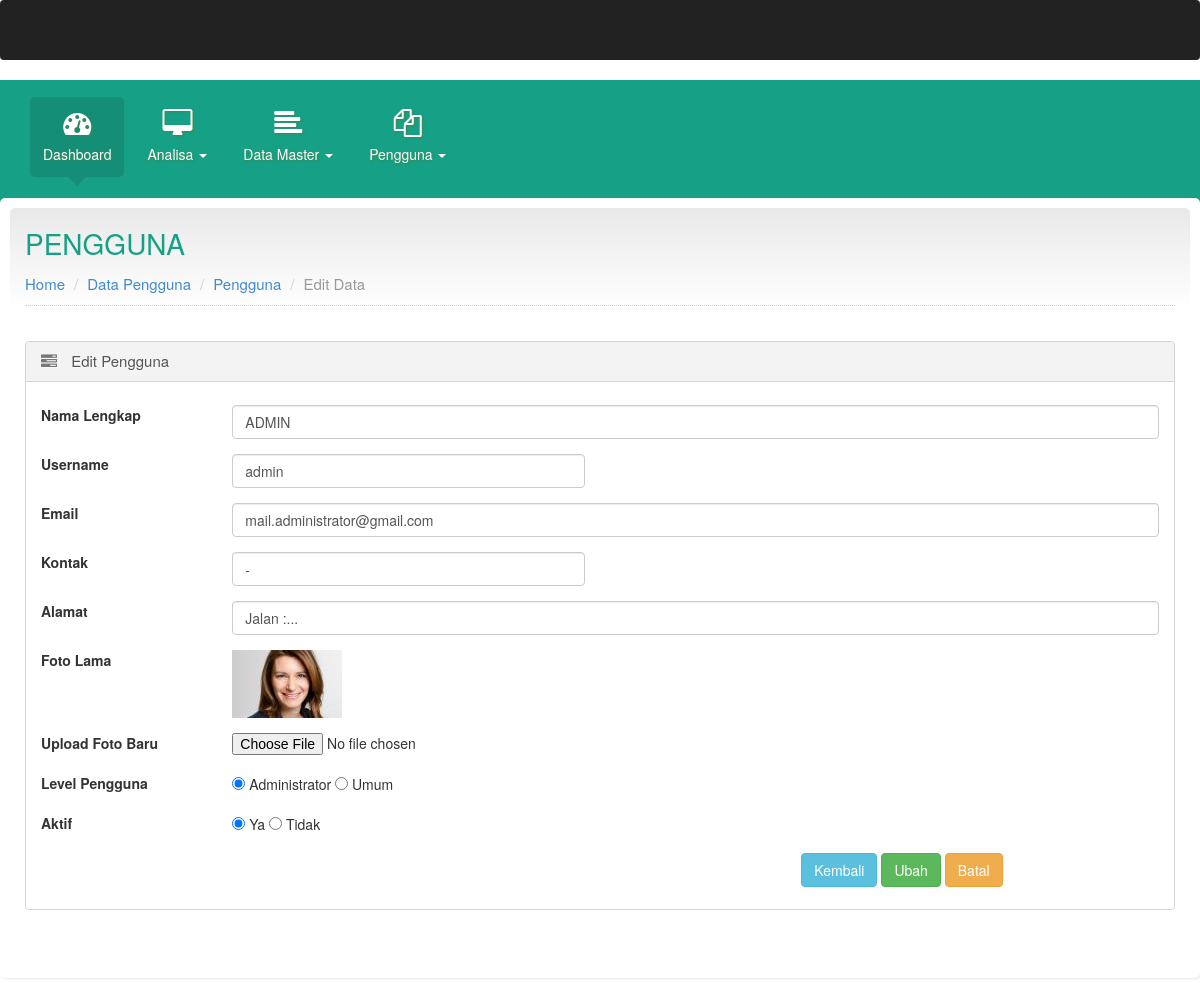
The page /frame.php?loadPage=pengguna&action=edit&id=1 (signed in) on the database its author committed.
### tables this page shows
CREATE TABLE `tpengguna` (
  `kdPengguna` bigint(20) NOT NULL,
  `username` varchar(100) NOT NULL,
  `password` varchar(50) NOT NULL,
  `nmLengkap` varchar(100) NOT NULL,
  `email` varchar(100) NOT NULL,
  `kontak` varchar(15) NOT NULL,
  `alamat` text NOT NULL,
  `foto` varchar(100) NOT NULL,
  `tglMasuk` date NOT NULL,
  `levelPengguna` varchar(100) NOT NULL,
  `aktif` char(1) NOT NULL
);

### data/pengguna/edit-data.php (the view, shortened to what this page needs)
 <?php
 $SQL=mysql_query("SELECT * FROM tpengguna WHERE kdPengguna='$_GET[id]'");
 $_data=mysql_fetch_array($SQL);
 echo"
 <div class='content-header'>
        <h2 class='content-header-title'>PENGGUNA</h2>
        <ol class='breadcrumb'>
          <li><a href='#'>Home</a></li>
          <li><a href='#'>Data Pengguna</a></li>
          <li><a href='?loadPage=pengguna'>Pengguna</a></li>
          <li class='active'>Edit Data</li>
        </ol>
      </div>
<div class='portlet'>
        <div class='portlet-header'>
          <h3>
            <i class='fa fa-tasks'></i>
          Edit Pengguna
          </h3>
        </div>
        <div class='portlet-content'>
          <form class='form-horizontal' role='form' method='post' action='$loadModule?loadPage=pengguna&action=ubahData' enctype='multipart/form-data'>
		  <input type='hidden' value='$_data[kdPengguna]' name='id'>
             <div class='form-group'>
              <label class='col-md-2'>Nama Lengkap</label>
              <div class='col-md-10'>
                <input type='text' class='form-control' placeholder='Nama Lengkap' name='txtNmLengkap' value='$_data[nmLengkap]'>
              </div>
            </div>
             <div class='form-group'>
              <label class='col-md-2'>Username</label>
              <div class='col-md-4'>
                <input type='text' class='form-control' placeholder='Username' name='txtUsername' value='$_data[username]'>
              </div>
            </div>
             <div class='form-group'>
              <label class='col-md-2'>Email</label>
              <div class='col-md-10'>
                <input type='email' class='form-control' placeholder='email@example.com' name='txtEmail' value='$_data[email]'>
              </div>
            </div>
             <div class='form-group'>
              <label class='col-md-2'>Kontak</label>
              <div class='col-md-4'>
                <input type='text' class='form-control' placeholder='08xx-xxxx-xxx' name='txtKontak' value='$_data[kontak]'>
              </div>
            </div>
             <div class='form-group'>
              <label class='col-md-2'>Alamat</label>
              <div class='col-md-10'>
                <input type='text' class='form-control' placeholder='Jl.Example' name='txtAlamat' value='$_data[alamat]'>
              </div>
            </div>
			<div class='form-group'>
              <label class='col-md-2'>Foto Lama</label>
              <div class='col-md-4'>";
			  if(isset($_data['foto'])){
				  echo"<img src='gambar/pengguna_img/small/small_$_data[foto]'>";
				  }else{
					  echo"Tidak Ada Gambar";
				  }
				  echo"
              </div>
            </div>
			<div class='form-group'>
              <label class='col-md-2'>Upload Foto Baru</label>
              <div class='col-md-4'>
                <input type='file' name='upPhoto'>
              </div>
            </div>
             <div class='form-group'>
              <label class='col-md-2'>Level Pengguna</label>
              <div class='col-md-4'>";
			  if($_data['levelPengguna']=="Administrator"){
				  echo"
				   <input type='radio' value='Administrator' name='rbLevel' checked>
                Administrator
                <input type='radio' value='Umum' name='rbLevel'>
                Umum
				  ";
				}
                echo"
              </div>
            </div>
               <div class='form-group'>
              <label class='col-md-2'>Aktif</label>
              <div class='col-md-4'>";
			  if($_data['aktif']=="Y"){
				  echo"
				      <input type='radio' value='Y' name='rbAktif' checked>
                Ya
                <input type='radio' value='T' name='rbAktif'>
                Tidak
				  ";
					  }
         echo"
              </div>
            </div>
           <div class='col-md-8'>
      	</div>
			<div class='col-md-4'>
            <a href='?loadPage=pengguna'><button type='button' class='btn btn-info '>Kembali</button></a>
   <button type='submit' class='btn btn-success '>Ubah</button>
   <button type='reset' class='btn btn-warning '>Batal</button>
            </div>
          </form>
        </div>
      </div>
";?>

### css/target-admin.css (style rules this page uses)
body { font: 400 14px/1.6 'Open Sans', Verdana, Helvetica, sans-serif; background: #FFF; }
@media (min-width: 768px) { body { background: #e6e6e6; } }
h1, h2, h3, h4, h5, h6 { margin-top: 0; font-family: Oswald; font-weight: 400; }
input[type="radio"], input[type="checkbox"] { margin: 4px 0 0; }
.content .breadcrumb { padding: 4px 0; margin-bottom: 0; background: none; }
.content .breadcrumb > li { font-size: 15px; }
.content-header { padding-bottom: .5em; margin-bottom: 2.5em; border-bottom: 1px dotted #CCC; }
.content-header-title { margin-top: 0; color: #16a085; font-size: 24px; }
@media (min-width: 768px) { .content-header-title { font-size: 28px; } }
.portlet { position: relative; clear: both; width: auto; margin-bottom: 2em; }
.portlet .portlet-header { position: relative; padding: 1px 15px; background-color: #f3f3f3; border-bottom: 1px solid #D5D5D5; border-top-right-radius: 4px; border-top-left-radius: 4px; -webkit-background-clip: padding-box; }
.portlet .portlet-header:before, .portlet .portlet-header:after { content: " "; display: table; }
.portlet .portlet-header:after { clear: both; }
.portlet .portlet-header h1, .portlet .portlet-header h2, .portlet .portlet-header h3, .portlet .portlet-header h4, .portlet .portlet-header h5, .portlet .portlet-header h6 { float: left; padding: 10px 0; margin: 0 1em 0 0; display: inline-block; vertical-align: middle; font-size: 15px; font-weight: 400; color: #555; text-shadow: 1px 1px 2px rgba(255, 255, 255, 0.5); }
.portlet .portlet-header h1 i, .portlet .portlet-header h2 i, .portlet .portlet-header h3 i, .portlet .portlet-header h4 i, .portlet .portlet-header h5 i, .portlet .portlet-header h6 i { display: inline-block; margin-top: -3px; margin-right: 10px; font-size: 16px; color: #777; vertical-align: middle; }
.portlet .portlet-header + .portlet-content, .portlet .portlet-toolbar + .portlet-content { margin-top: 1px; -webkit-border-top-left-radius: 0; -webkit-border-top-right-radius: 0; -moz-border-radius-topleft: 0; -moz-border-radius-topright: 0; border-top-left-radius: 0; border-top-right-radius: 0; }
.portlet .portlet-content:before, .portlet .portlet-content:after { content: " "; display: table; }
.portlet .portlet-content:after { clear: both; }
.portlet { border: 1px solid #D5D5D5; -webkit-border-radius: 4px; -webkit-background-clip: padding-box; -moz-border-radius: 4px; -moz-background-clip: padding; border-radius: 4px; background-clip: padding-box; }
.portlet-content { padding: 22px 15px; background: #FFF; -webkit-border-radius: 4px; -webkit-background-clip: padding-box; -moz-border-radius: 4px; -moz-background-clip: padding; border-radius: 4px; background-clip: padding-box; }
.form-group { position: relative; }

### rows shown on the page
tpengguna: txtNmLengkap "ADMIN", txtUsername "admin", txtEmail "mail.administrator@gmail.com", txtKontak "-", txtAlamat "Jalan :...", foto (picture)
